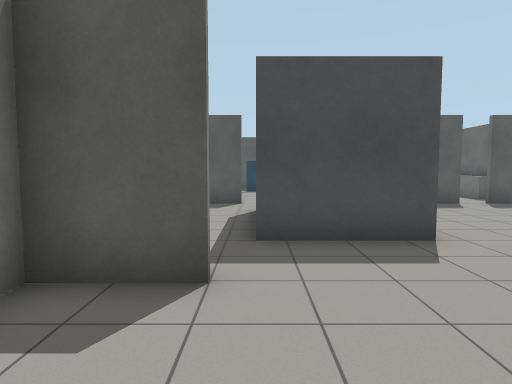
View 1 (above)

18 first-person views from a walk through a Gazebo world. The camera is 1.2 m above the floor, tilts 4° down and sees 75° across. The floor is counted in squares, 1 m on a side. Each view is taken from the middle of a square. On the plan, view 1 faces up. The plan holds only what a view shows up to about 13 squares ahead; the rest is blank.

View 2
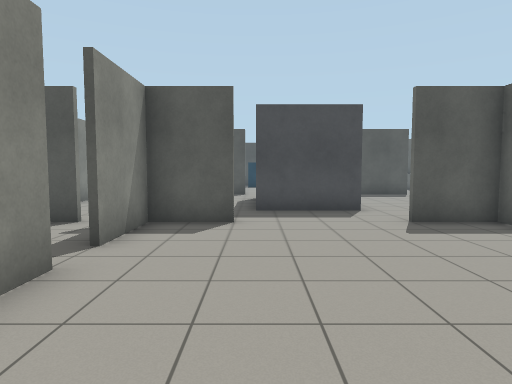

View 3
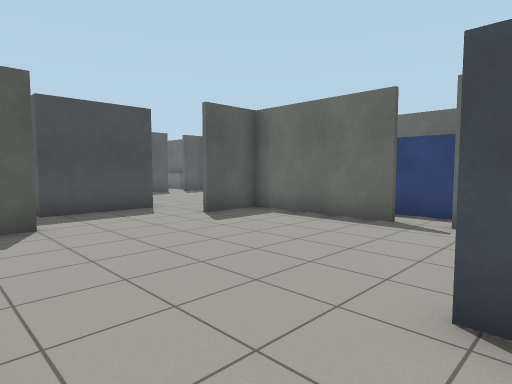

View 4
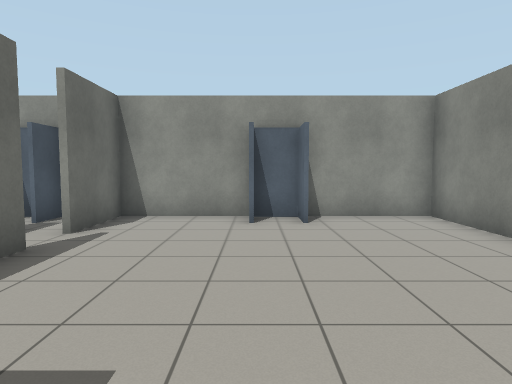

View 5
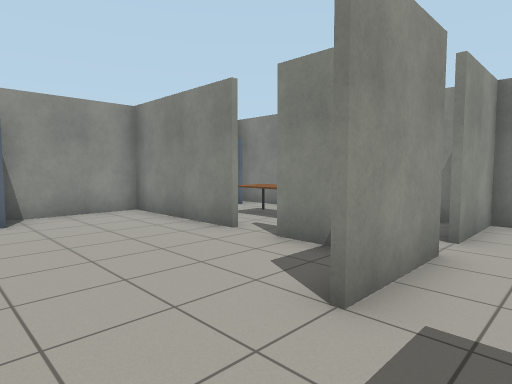

View 6
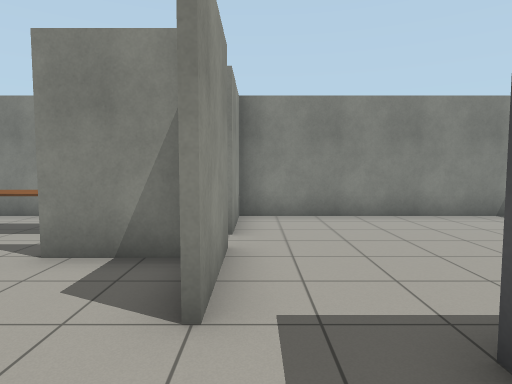

View 7
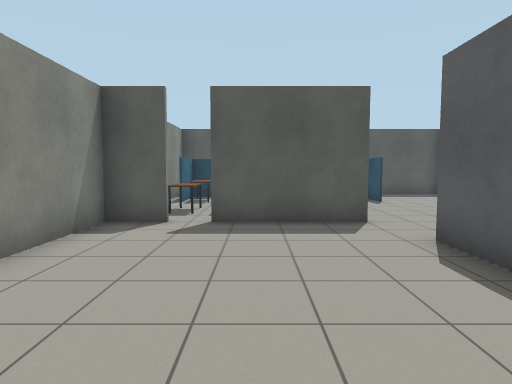

View 8
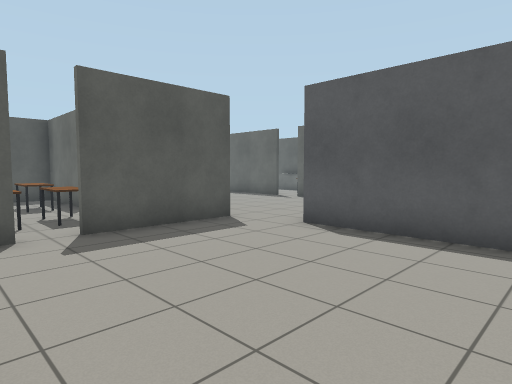

View 9
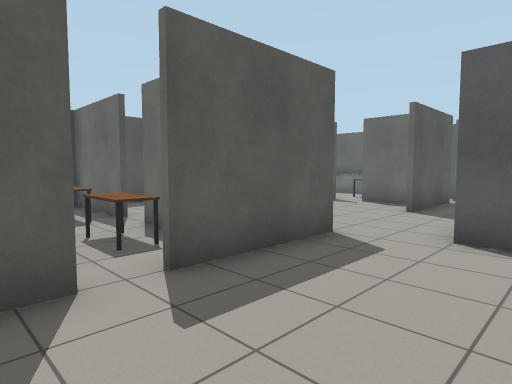

View 10
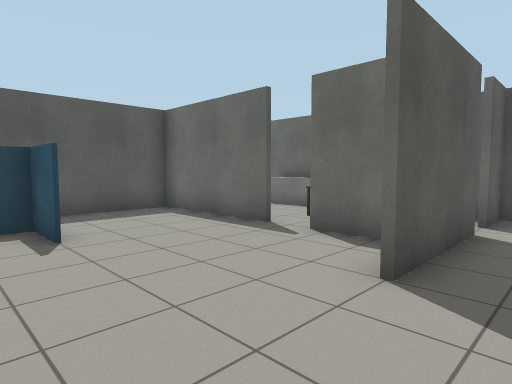

View 11
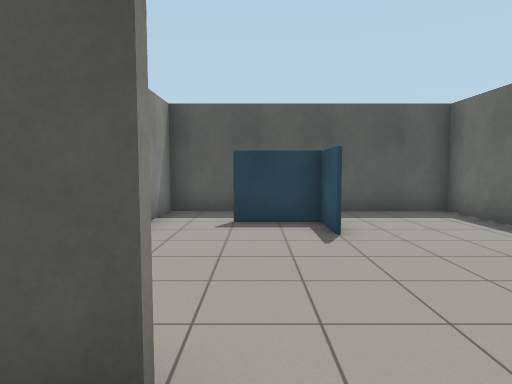

View 12
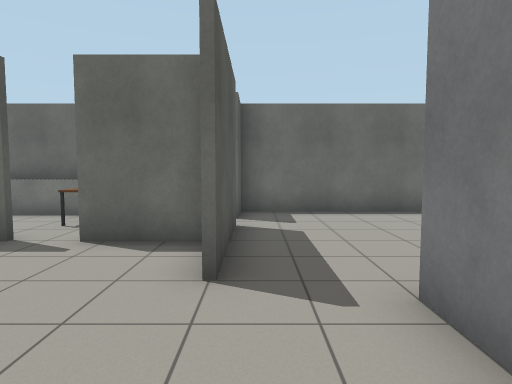

View 13
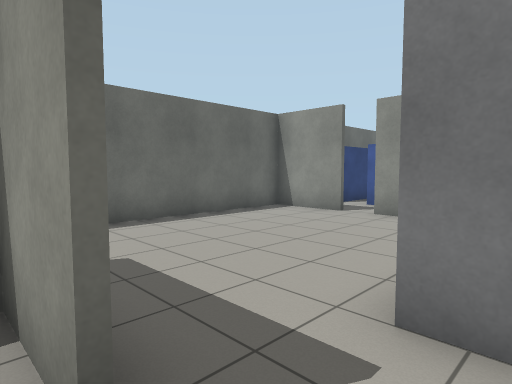

View 14
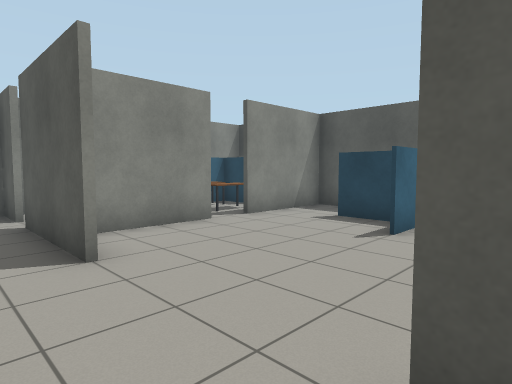

View 15
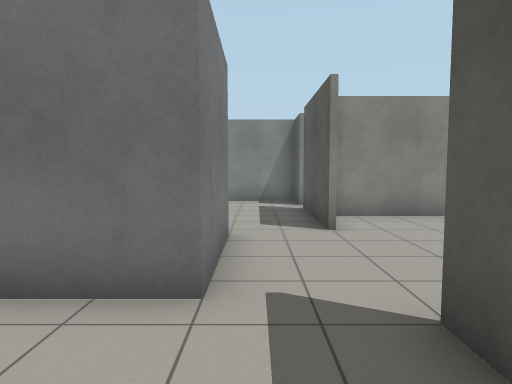

View 16
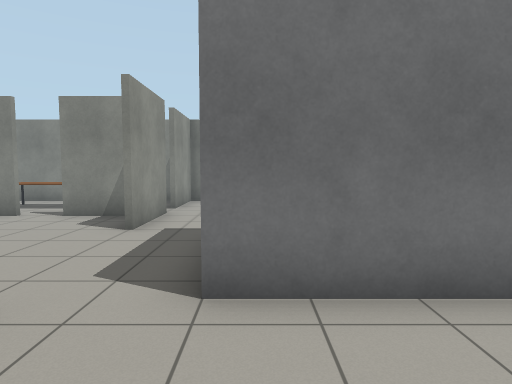

View 17
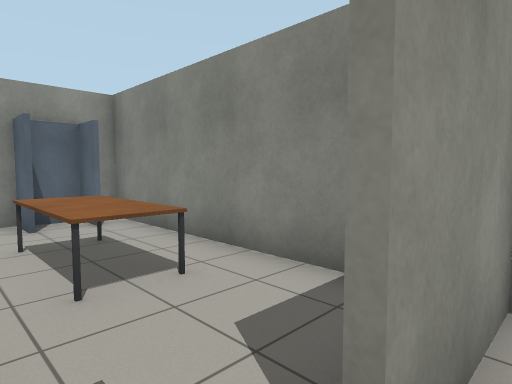

View 18
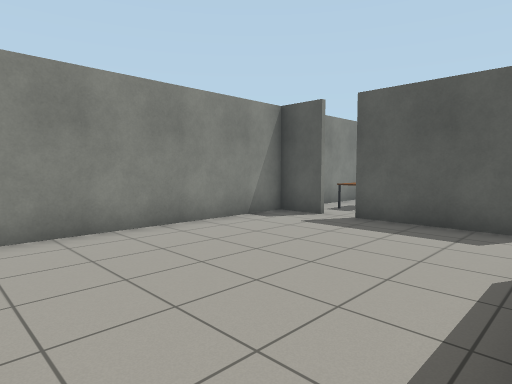

### Floor plan
Key: @ floor where view 1 was taken; # wall or solid block; x gap in a wall; . floor; B grey box; R brown box; O other object.
Columns run from 7 left of view 1 to 10 right of it. Each row starts with its distance up from view 1.
 20     #########
 19    ##..  ...#
 18  ####..  ...#
 17  #OOO..##...#
 16  #OOO...#...#
 15  #..x.......#
 14  #ORR.......#
 13  #ORR.......#
 12 #####.......##
 11 #######....#######
 10 #................#
  9 #......BBBB......#
  8 #......B  B......#
  7 #......B  B......#
  6 #......BBBB......#
  5 #................#
  4 #................#
  3 ###x###....#######
  2 ##..#.......##
  1  #RR#.......#
  0  #RR#..@....#
 -1  #RR#.......#
 -2  #RR#.......#
 -3  ####.......#
 -4    ##...##..#
 -5     #########

Where each view was taken, in squares from view 1:
view 1: 0 up, 0 right, facing up
view 2: 4 down, 0 right, facing up
view 3: 4 down, 2 left, facing up-right
view 4: 4 up, 2 right, facing down
view 5: 5 up, 2 right, facing down-left
view 6: 4 up, 2 right, facing left
view 7: 4 up, 3 left, facing up
view 8: 5 up, 6 left, facing up-right
view 9: 8 up, 6 left, facing up-right
view 10: 10 up, 0 right, facing up-right
view 11: 10 up, 0 right, facing up
view 12: 11 up, 0 right, facing right
view 13: 12 up, 2 right, facing down-right
view 14: 10 up, 4 right, facing up-left
view 15: 10 up, 6 right, facing left
view 16: 6 up, 6 right, facing left
view 17: 4 up, 3 left, facing down-left
view 18: 4 up, 0 right, facing up-left
